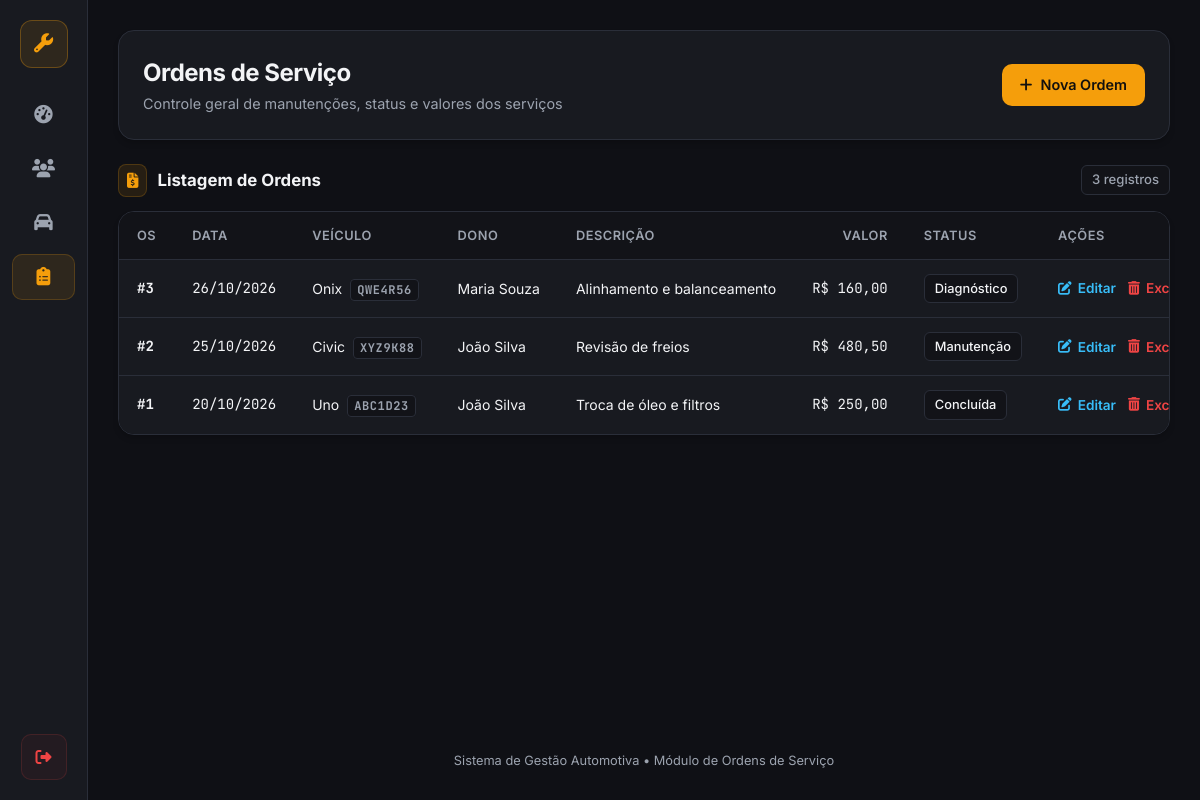
The page /ordens/listar.php (signed in) on the database as committed earlier.
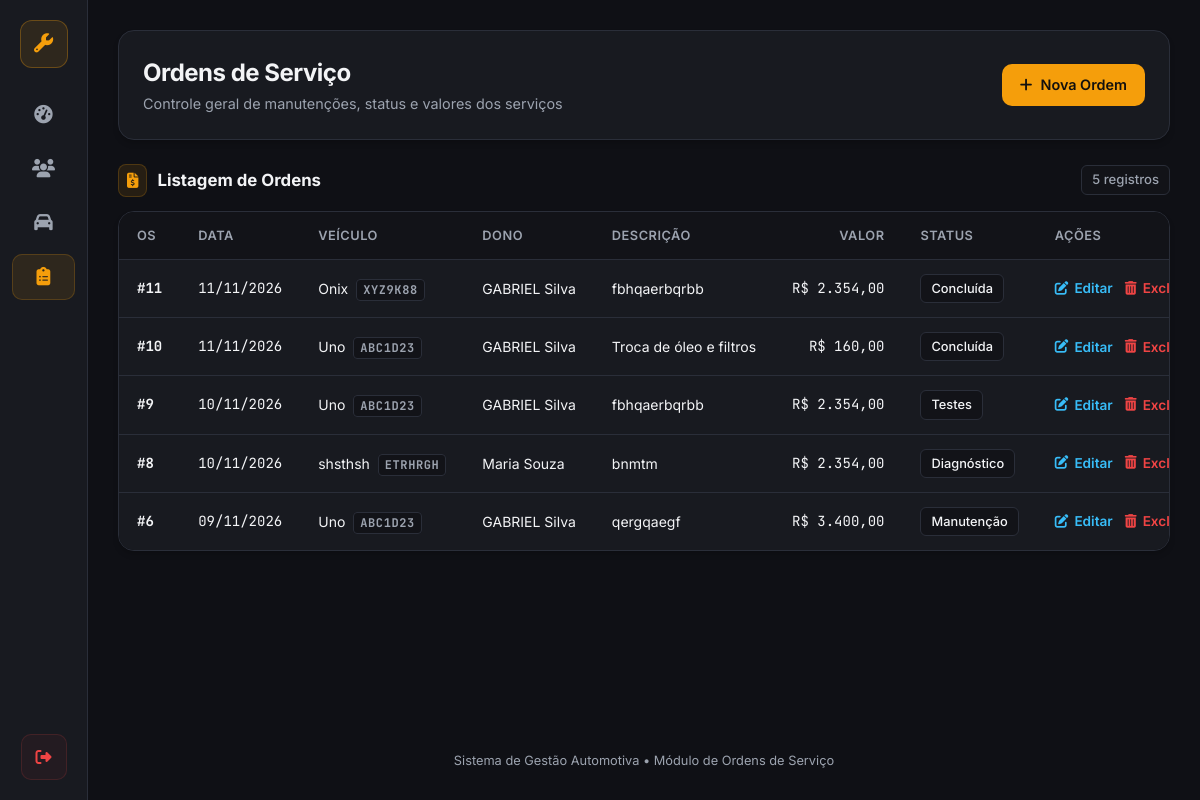
The same page on the database as committed later.
### tables this page shows
CREATE TABLE `ordens_servico` (
  `id` int(11) NOT NULL AUTO_INCREMENT,
  `veiculo_id` int(11) NOT NULL,
  `descricao` varchar(255) NOT NULL,
  `valor` decimal(10,2) NOT NULL,
  `status` varchar(20) NOT NULL DEFAULT 'Diagnóstico',
  `data_entrada` date NOT NULL,
  PRIMARY KEY (`id`),
  KEY `veiculo_id` (`veiculo_id`),
  CONSTRAINT `ordens_servico_ibfk_1` FOREIGN KEY (`veiculo_id`) REFERENCES `veiculos` (`id`)
);

CREATE TABLE `veiculos` (
  `id` int(11) NOT NULL AUTO_INCREMENT,
  `cliente_id` int(11) NOT NULL,
  `placa` varchar(10) NOT NULL,
  `marca` varchar(50) NOT NULL,
  `modelo` varchar(50) NOT NULL,
  `ano` int(11) DEFAULT NULL,
  PRIMARY KEY (`id`),
  UNIQUE KEY `placa` (`placa`),
  KEY `cliente_id` (`cliente_id`),
  CONSTRAINT `veiculos_ibfk_1` FOREIGN KEY (`cliente_id`) REFERENCES `clientes` (`id`)
);

CREATE TABLE `clientes` (
  `id` int(11) NOT NULL AUTO_INCREMENT,
  `nome` varchar(100) NOT NULL,
  `telefone` varchar(20) NOT NULL,
  `email` varchar(100) DEFAULT NULL,
  PRIMARY KEY (`id`)
);

### ordens/listar.php (the view, shortened to what this page needs)
<?php
require_once "../conexao.php";
$sql = "SELECT o.id, o.descricao, o.valor, o.status, o.data_entrada,
               v.placa, v.modelo, c.nome AS dono
        FROM ordens_servico o
        JOIN veiculos v ON o.veiculo_id = v.id
        JOIN clientes c ON v.cliente_id = c.id
        ORDER BY o.data_entrada DESC, o.id DESC";
$ordens = $pdo->query($sql)->fetchAll(PDO::FETCH_ASSOC);
$totalOrdens = count($ordens);
?>
<!DOCTYPE html>
<html lang="pt-br">
<head>
    <link rel="stylesheet" href="https://cdnjs.cloudflare.com/ajax/libs/font-awesome/6.5.1/css/all.min.css">
</head>
<body>
<div class="app">
    <aside class="rail">
        <a href="../index.php" class="rail-logo" title="Oficina Mecânica" aria-label="Oficina Mecânica"><i class="fa-solid fa-wrench"></i></a>
        <nav class="rail-nav" aria-label="Navegação principal">
            <a href="../index.php" title="Painel" aria-label="Painel"><i class="fa-solid fa-gauge-high"></i></a>
            <a href="../clientes/listar.php" title="Clientes" aria-label="Clientes"><i class="fa-solid fa-users"></i></a>
            <a href="../veiculos/listar.php" title="Veículos" aria-label="Veículos"><i class="fa-solid fa-car"></i></a>
            <a href="listar.php" class="active" title="Ordens de Serviço" aria-label="Ordens de Serviço" aria-current="page"><i class="fa-solid fa-clipboard-list"></i></a>
        </nav>
        <a href="../logout.php" class="rail-out" title="Sair do Sistema" aria-label="Sair"><i class="fa-solid fa-right-from-bracket"></i></a>
    </aside>
    <main class="main">
        <div class="head">
            <div>
                <h1>Ordens de Serviço</h1>
                <p>Controle geral de manutenções, status e valores dos serviços</p>
            </div>
            <a href="cadastrar.php" class="btn-primary">
                <i class="fa-solid fa-plus"></i> Nova Ordem
            </a>
        </div>
        <section>
            <div class="sec-title">
                <i class="fa-solid fa-file-invoice-dollar"></i> Listagem de Ordens
                <span class="aux"><?= $totalOrdens ?> registros</span>
            </div>
            <div class="box tbl-wrap">
                <table>
                    <thead>
                        <tr>
                            <th>OS</th>
                            <th>Data</th>
                            <th>Veículo</th>
                            <th>Dono</th>
                            <th>Descrição</th>
                            <th class="num">Valor</th>
                            <th>Status</th>
                            <th>Ações</th>
                        </tr>
                    </thead>
                    <tbody>
                        <?php if (empty($ordens)): ?>
                            <tr><td colspan="8" class="vazio">Nenhuma ordem de serviço registrada no momento.</td></tr>
                        <?php else: ?>
                            <?php foreach ($ordens as $o): ?>
                                <tr>
                                    <td class="mono"><b>#<?= (int)$o['id'] ?></b></td>
                                    <td class="mono"><?= date("d/m/Y", strtotime($o['data_entrada'])) ?></td>
                                    <td>
                                        <?= htmlspecialchars($o['modelo']) ?>
                                        <span class="plate"><?= htmlspecialchars($o['placa']) ?></span>
                                    </td>
                                    <td><?= htmlspecialchars($o['dono']) ?></td>
                                    <td><?= htmlspecialchars($o['descricao']) ?></td>
                                    <td class="num mono">R$ <?= number_format($o['valor'], 2, ',', '.') ?></td>
                                    <td><span class="st"><?= htmlspecialchars($o['status']) ?></span></td>
                                    <td>
                                        <div class="actions-cell">
                                            <a href="editar.php?id=<?= $o['id'] ?>" class="action-link action-edit" title="Editar OS">
                                                <i class="fa-solid fa-pen-to-square"></i> Editar
                                            </a>
                                            <a href="excluir.php?id=<?= $o['id'] ?>" class="action-link action-delete" onclick="return confirm('Tem certeza que deseja excluir esta ordem?')" title="Excluir OS">
                                                <i class="fa-solid fa-trash-can"></i> Excluir
                                            </a>
                                        </div>
                                    </td>
                                </tr>
                            <?php endforeach; ?>
                        <?php endif; ?>
                    </tbody>
                </table>
            </div>
        </section>
        <div class="foot">Sistema de Gestão Automotiva &bull; Módulo de Ordens de Serviço</div>
    </main>
</div>
</body>
</html>

### ordens/listar.php (style rules this page uses)
:root { --canvas: #0f1015; --card: #181a20; --text: #f3f4f6; --muted: #9ca3af; --accent: #f59e0b; --accent-hover: #d97706; --cyan: #38bdf8; --red: #ef4444; --green: #10b981; --line: #2a2e39; --mono: 'JetBrains Mono', monospace; --sans: 'Inter', sans-serif; }
* { box-sizing: border-box; margin: 0; padding: 0; }
body { font-family: var(--sans); background: var(--canvas); color: var(--text); line-height: 1.5; }
a { color: inherit; text-decoration: none; }
.mono { font-family: var(--mono); }
.app { display: grid; grid-template-columns: 88px minmax(0, 1fr); min-height: 100vh; }
.rail { position: sticky; top: 0; height: 100vh; display: flex; flex-direction: column; align-items: center; gap: 16px; padding: 20px 0; background: var(--card); border-right: 1px solid var(--line); z-index: 10; }
.rail-logo { width: 48px; height: 48px; display: grid; place-items: center; background: rgba(245, 158, 11, 0.1); border: 1px solid rgba(245, 158, 11, 0.3); border-radius: 12px; color: var(--accent); font-size: 1.2rem; margin-bottom: 8px; transition: transform 0.2s; }
.rail-nav { display: flex; flex-direction: column; gap: 8px; width: 100%; padding: 0 12px; }
.rail-nav a { position: relative; height: 46px; display: flex; align-items: center; justify-content: center; color: var(--muted); font-size: 1.15rem; border-radius: 10px; transition: all 0.2s ease; }
.rail-nav a.active { color: var(--accent); background: rgba(245, 158, 11, 0.1); border: 1px solid rgba(245, 158, 11, 0.2); }
.rail-out { margin-top: auto; width: 46px; height: 46px; display: grid; place-items: center; color: var(--red); background: rgba(239, 68, 68, 0.05); border: 1px solid rgba(239, 68, 68, 0.15); border-radius: 10px; transition: all 0.2s; }
.main { padding: 30px; min-width: 0; display: flex; flex-direction: column; gap: 24px; }
.head { display: flex; align-items: center; justify-content: space-between; gap: 16px; flex-wrap: wrap; background: var(--card); padding: 24px; border: 1px solid var(--line); border-radius: 16px; box-shadow: 0 4px 6px -1px rgba(0,0,0,0.2); }
.head h1 { font-size: 1.5rem; font-weight: 700; color: var(--text); letter-spacing: -0.5px; }
.head p { color: var(--muted); font-size: 0.9rem; margin-top: 2px; }
.btn-primary { background-color: var(--accent); color: #12100e; font-weight: 600; border: none; border-radius: 10px; padding: 10px 18px; font-size: 0.9rem; cursor: pointer; transition: background-color 0.2s; display: inline-flex; align-items: center; gap: 8px; text-decoration: none; }
.box { background: var(--card); border: 1px solid var(--line); border-radius: 16px; box-shadow: 0 4px 6px -1px rgba(0,0,0,0.2); }
.sec-title { display: flex; align-items: center; gap: 10px; font-size: 1.05rem; font-weight: 700; margin-bottom: 14px; color: var(--text); }
.sec-title i { color: var(--accent); font-size: 0.95rem; background: rgba(245, 158, 11, 0.1); padding: 8px; border-radius: 8px; border: 1px solid rgba(245, 158, 11, 0.2); }
.sec-title .aux { margin-left: auto; font-weight: 500; font-size: 0.82rem; color: var(--muted); background: #121318; padding: 4px 10px; border-radius: 6px; border: 1px solid var(--line); }
.tbl-wrap { overflow-x: auto; border-radius: 16px; }
table { width: 100%; border-collapse: collapse; font-size: 0.875rem; text-align: left; }
th { font-weight: 600; color: var(--muted); background: #121318; padding: 14px 18px; border-bottom: 1px solid var(--line); white-space: nowrap; font-size: 0.8rem; text-transform: uppercase; letter-spacing: 0.5px; }
td { padding: 14px 18px; border-bottom: 1px solid var(--line); white-space: nowrap; color: var(--text); }
tbody tr:last-child td { border-bottom: 0; }
td.num, th.num { text-align: right; }
.plate { font-family: var(--mono); font-size: 0.75rem; font-weight: 700; letter-spacing: 0.05em; padding: 2px 6px; background: #121318; border: 1px solid var(--line); border-radius: 4px; color: var(--muted); margin-left: 4px; }
.st { display: inline-flex; align-items: center; gap: 8px; font-weight: 500; font-size: 0.8rem; padding: 4px 10px; background: #121318; border: 1px solid var(--line); border-radius: 6px; }
.actions-cell { display: flex; gap: 12px; align-items: center; }
.action-link { font-size: 0.85rem; font-weight: 600; transition: color 0.2s; display: inline-flex; align-items: center; gap: 6px; }
.action-edit { color: var(--cyan); }
.action-delete { color: var(--red); }
.foot { margin-top: auto; padding-top: 10px; text-align: center; color: var(--muted); font-size: 0.8rem; }

Rows that differ between the two databases and show on the page:
removed ordens_servico: id "3", data_entrada "26/10/2026", veiculo.modelo "Onix", veiculo.placa "QWE4R56", clientes.nome "Maria Souza", descricao "Alinhamento e balanceamento", valor "160,00", status "Diagnóstico"
removed ordens_servico: id "2", data_entrada "25/10/2026", veiculo.modelo "Civic", veiculo.placa "XYZ9K88", clientes.nome "João Silva", descricao "Revisão de freios", valor "480,50", status "Manutenção"
removed ordens_servico: id "1", data_entrada "20/10/2026", veiculo.modelo "Uno", veiculo.placa "ABC1D23", clientes.nome "João Silva", descricao "Troca de óleo e filtros", valor "250,00", status "Concluída"
added ordens_servico: id "11", data_entrada "11/11/2026", veiculo.modelo "Onix", veiculo.placa "XYZ9K88", clientes.nome "GABRIEL Silva", descricao "fbhqaerbqrbb", valor "2.354,00", status "Concluída"
added ordens_servico: id "10", data_entrada "11/11/2026", veiculo.modelo "Uno", veiculo.placa "ABC1D23", clientes.nome "GABRIEL Silva", descricao "Troca de óleo e filtros", valor "160,00", status "Concluída"
added ordens_servico: id "9", data_entrada "10/11/2026", veiculo.modelo "Uno", veiculo.placa "ABC1D23", clientes.nome "GABRIEL Silva", descricao "fbhqaerbqrbb", valor "2.354,00", status "Testes"
added ordens_servico: id "8", data_entrada "10/11/2026", veiculo.modelo "shsthsh", veiculo.placa "ETRHRGH", clientes.nome "Maria Souza", descricao "bnmtm", valor "2.354,00", status "Diagnóstico"
added ordens_servico: id "6", data_entrada "09/11/2026", veiculo.modelo "Uno", veiculo.placa "ABC1D23", clientes.nome "GABRIEL Silva", descricao "qergqaegf", valor "3.400,00", status "Manutenção"
Other text that changed with them:
$totalOrdens: "3" → "5"
